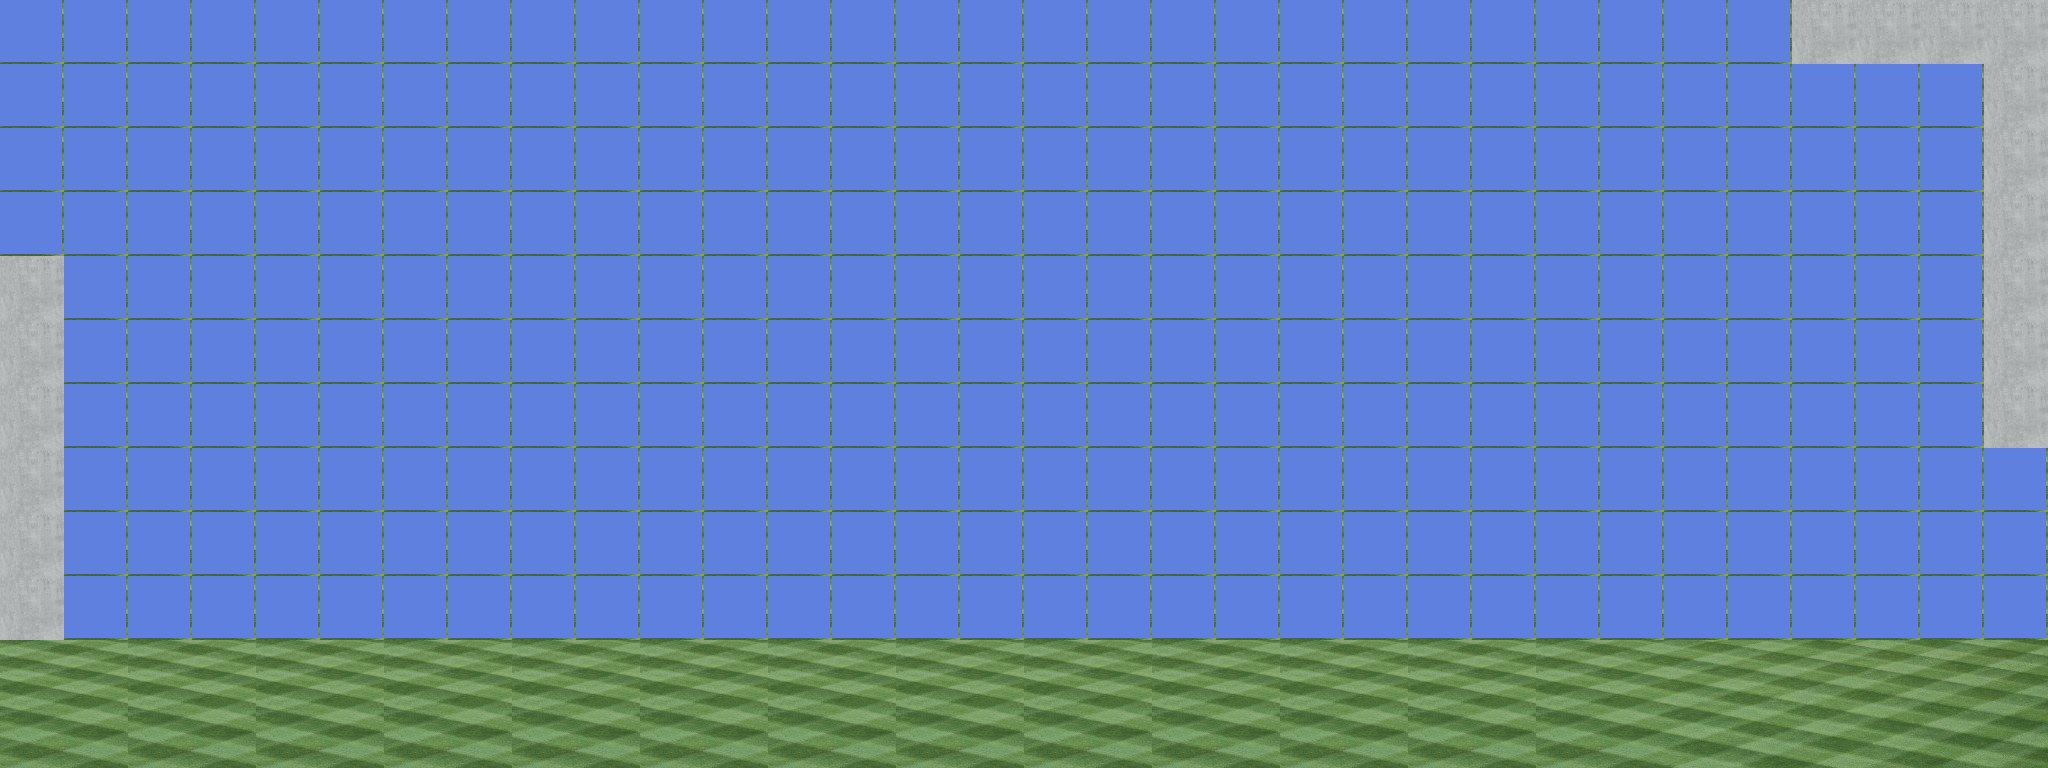

The image is a tile-based game level rendered from a .tmx file. Its description and source (layers, tilesets, objects; grid data summarised) follow:
An orthogonal 32x12 tile map with 64x64 px tiles, 1 tile layer (Tile Layer 1), 2 tilesets, 1 image layer.

<map version="1.0" orientation="orthogonal" renderorder="right-down" width="32" height="12" tilewidth="64" tileheight="64" nextobjectid="1">
 <tileset firstgid="1" name="BaseballStadium" tilewidth="64" tileheight="64">
  <image source="BaseballStadium.jpg" trans="5555ff" width="615" height="408" />
 </tileset>
 <tileset firstgid="55" name="Conrete" tilewidth="64" tileheight="64">
  <image source="Conrete.jpg" trans="5555ff" width="64" height="64" />
 </tileset>
 <imagelayer name="background_stadium" x="-24" y="23">
  <image source="baseball_stadium.JPG" />
 </imagelayer>
 <layer name="Tile Layer 1" width="32" height="12">
  <data>[384 cells, 384 non-empty, 18 distinct tile ids]</data>
 </layer>
</map>